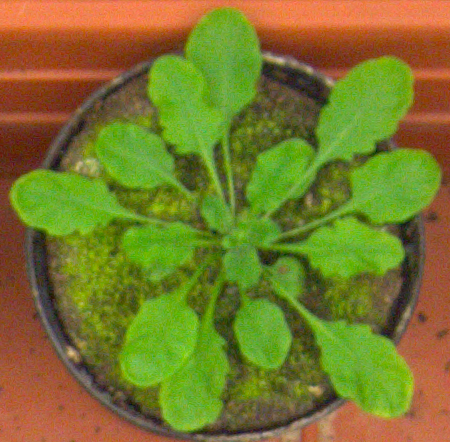
#> input picture ara2012_plant102_rgb.png, 450 x 442 px
$ jupyter execute hw3_input2.ipynb
#> lines starting #> are read from the running program, lines starting #| are printed output that depends on the picture; after the words box and inside, x2 and y2 are one past the last pixel; in counts of white or black regions, pixels touching at a corner belong together
[cell 1]
import cv2
import numpy as np
from matplotlib import pyplot as plt

input = cv2.imread("ara2012_plant102_rgb.png")
#> input is the input picture: shape (442, 450, 3); mean B, G, R 43.5, 120.3, 121.6
inputt2=input.copy()
inputt3=input.copy()

inputEl1=input.copy()
inputEl2=input.copy()
inputEl3=input.copy()

inputReshape = input.reshape((-1, 3))
input2 = np.float32(inputReshape)
criteria = (cv2.TERM_CRITERIA_EPS + cv2.TERM_CRITERIA_MAX_ITER, 10, 1.0)

k = 2
attempts = 10
_, labels, center = cv2.kmeans(input2, k, None, criteria, attempts, cv2.KMEANS_PP_CENTERS)
#> center = [[55.44, 91.37, 169.4], [37.71, 134.3, 98.51]]
center = np.uint8(center)
#> center = [[55, 91, 169], [37, 134, 98]]
res = center[labels.flatten()]
result1 = res.reshape((input.shape))
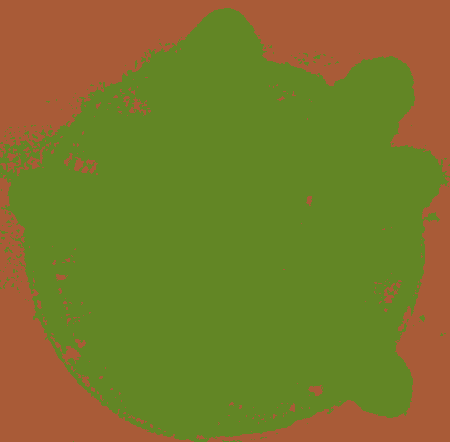
#> result1: shape (442, 450, 3); mean B, G, R 42.9, 120, 121.1

k = 3
_, labels, center = cv2.kmeans(input2, k, None, criteria, attempts, cv2.KMEANS_PP_CENTERS)
#> center = [[37.76, 164.2, 108], [66.05, 105.9, 192.1], [37.39, 79.9, 97.87]]
center = np.uint8(center)
#> center = [[37, 164, 107], [66, 105, 192], [37, 79, 97]]
res = center[labels.flatten()]
result2 = res.reshape((input.shape))
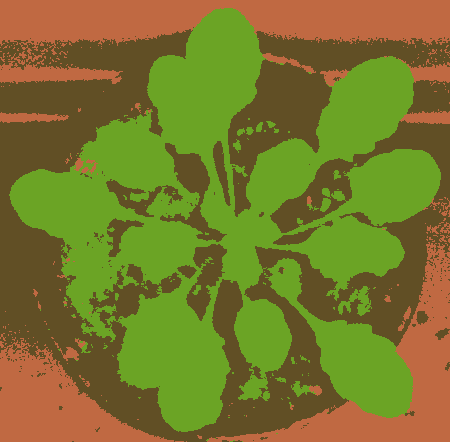
#> result2: shape (442, 450, 3); mean B, G, R 43, 119.7, 120.8

k = 4
_, labels, center = cv2.kmeans(input2, k, None, criteria, attempts, cv2.KMEANS_PP_CENTERS)
#> center = [[46.9, 79.45, 144.3], [37.91, 164.6, 108.2], [74.05, 117.1, 209.9], [34.87, 83.34, 83.15]]
center = np.uint8(center)
#> center = [[46, 79, 144], [37, 164, 108], [74, 117, 209], [34, 83, 83]]
res = center[labels.flatten()]
result3 = res.reshape((input.shape))
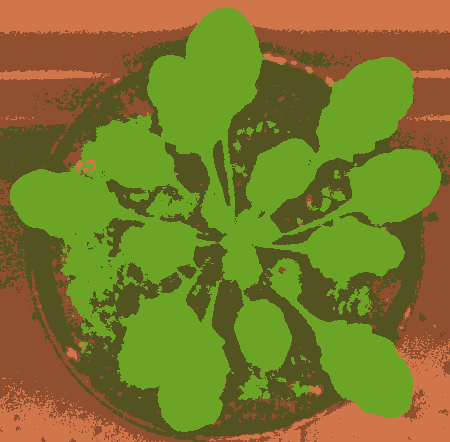
#> result3: shape (442, 450, 3); mean B, G, R 42.7, 119.9, 121.3

k = 5
_, labels, center = cv2.kmeans(input2, k, None, criteria, attempts, cv2.KMEANS_PP_CENTERS)
#> center = [[73.86, 116.4, 209.1], [38.58, 80.51, 82.87], [53.7, 169.2, 111.9], [44.14, 77.37, 145.4], [15.05, 152.2, 102]]
center = np.uint8(center)
#> center = [[73, 116, 209], [38, 80, 82], [53, 169, 111], [44, 77, 145], [15, 152, 101]]
res = center[labels.flatten()]
result4 = res.reshape((input.shape))

result1_red, result1_green, result1_blue = cv2.split(result1)
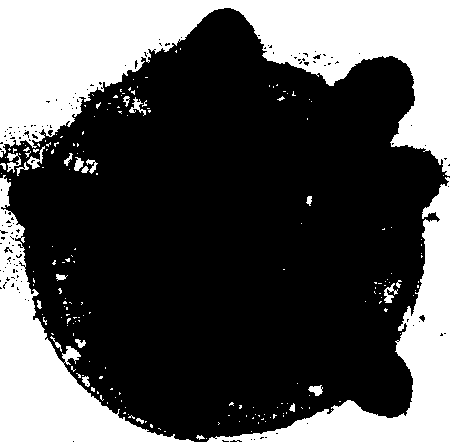
#> result1_red: shape (442, 450); values 37 (black) and 55 (white), 32.5% white; 197 white regions (172 under 20 px), largest, box (x1, y1, x2, y2) and area: (0, 0, 450, 176) 35865, (0, 175, 194, 442) 13752, (207, 177, 450, 442) 13027
result2_red, result2_green, result2_blue = cv2.split(result2)
#> result2_red: shape (442, 450); values 37 (black) and 66 (white), 20.7% white; 240 white regions (212 under 20 px), largest, box (x1, y1, x2, y2) and area: (0, 0, 450, 62) 16428, (207, 242, 450, 442) 10838, (0, 338, 174, 442) 8539
result3_red, result3_green, result3_blue = cv2.split(result3)
result4_red, result4_green, result4_blue = cv2.split(result4)

fig, (ax1, ax2)= plt.subplots(1, 2)
fig.suptitle('K-Means Clustering')
im1=ax1.imshow(result1_blue)
colorbar1=fig.colorbar(im1, ax=ax1, shrink=0.5)
ax1.set_title('K=2')
im2=ax2.imshow(result2_green)
colorbar2=fig.colorbar(im2, ax=ax2, shrink=0.5)
ax2.set_title('K=3')
fig, (ax3, ax4)= plt.subplots(1, 2)
im3=ax3.imshow(result3_green)
colorbar3=fig.colorbar(im3, ax=ax3, shrink=0.5)
ax3.set_title('K=4')
im4=ax4.imshow(result4_blue)
colorbar4=fig.colorbar(im4, ax=ax4, shrink=0.5)
ax4.set_title('K=5')
plt.show()

binaryResult=result3
greenResult = binaryResult[:,:,1]
_, binaryMask=cv2.threshold(greenResult, 0, 255, cv2.THRESH_BINARY+cv2.THRESH_OTSU)
#> binaryMask: shape (442, 450); 41.1% white; 102 white regions (83 under 20 px), largest, box (x1, y1, x2, y2) and area: (10, 7, 441, 432) 72252, (266, 258, 413, 418) 7855, (338, 286, 372, 316) 429

plt.imshow(binaryMask)
plt.colorbar()
plt.title('Binary Mask')
plt.show()

distanceTransform=cv2.distanceTransform(binaryMask, cv2.DIST_L2, 3)

plt.imshow(distanceTransform)
plt.colorbar()
plt.title('Distance Transform')
plt.show()

labImg=cv2.cvtColor(input, cv2.COLOR_BGR2LAB)
#> labImg: shape (442, 450, 3); mean of channels 0, 1, 2 128.2, 119.8, 168.3
lChannel, aChannel, bChannel=cv2.split(labImg)
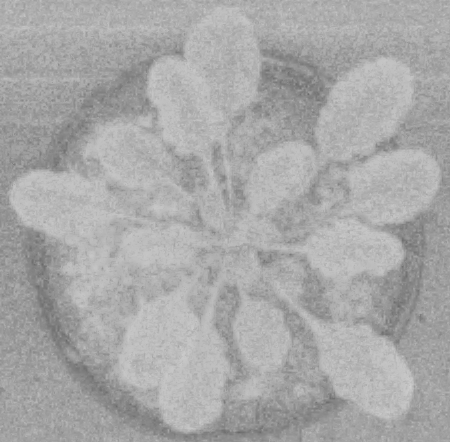
#> bChannel: shape (442, 450); min 104, max 207, mean 168.3

medianFilter=cv2.medianBlur(aChannel, 5)
medianFilter2=medianFilter.copy()
medianFilter3=medianFilter.copy()

fig, (ax1, ax2)= plt.subplots(1, 2)
fig.suptitle('Median Filter')
im1=ax1.imshow(aChannel)
colorbar1=fig.colorbar(im1, ax=ax1, shrink=0.5)
ax1.set_title('Original')
im2=ax2.imshow(medianFilter)
colorbar2=fig.colorbar(im2, ax=ax2, shrink=0.5)
ax2.set_title('Median Filtered')
plt.show()
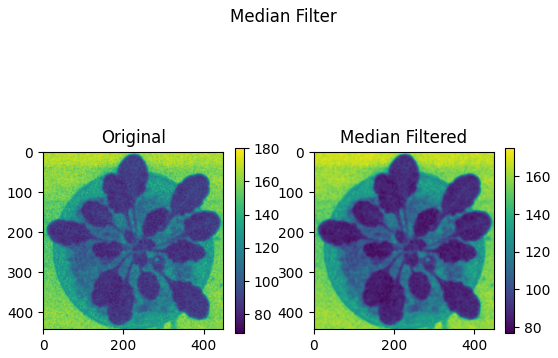
#> figure drawn by matplotlib, 4 panels

circles1=cv2.HoughCircles(medianFilter, cv2.HOUGH_GRADIENT, 1, 0.1*min(input.shape[:2]), param1=40, param2=10, minRadius=20, maxRadius=50)
#> circles1 = 45 rows, first 8: [281.5, 323.5, 49.4], [396.5, 187.5, 47.2], [266.5, 161.5, 49.4], [262.5, 267.5, 49.4], [57.5, 187.5, 48.3], [313.5, 265.5, 49.4], [279.5, 101.5, 47.2], [226.5, 293.5, 40]
circles1=np.uint16(np.around(circles1))
#> circles1 = 45 rows, first 8: [282, 324, 49], [396, 188, 47], [266, 162, 49], [262, 268, 49], [58, 188, 48], [314, 266, 49], [280, 102, 47], [226, 294, 40]

for circle in circles1[0, :]:
    center=(circle[0], circle[1])
    radius=circle[2]
    cv2.circle(input, center, radius, (0, 255, 0), 2)
    cv2.circle(input, center, 2, (0, 0, 255), 3)
#> this loop made 45 passes
#> (center, radius) on passes 1 to 12: ((282, 324), 49), ((396, 188), 47), ((266, 162), 49), ((262, 268), 49), ((58, 188), 48), ((314, 266), 49), ((280, 102), 47), ((226, 294), 40), ((130, 148), 35), ((306, 188), 47), ((206, 156), 48), ((358, 266), 48)
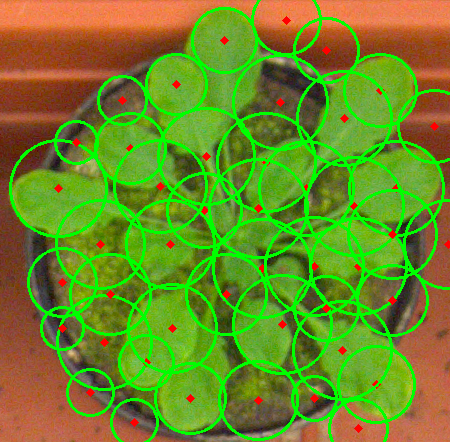
#> input: shape (442, 450, 3); 15.41% of pixels changed, all inside (x1, y1, x2, y2) = (9, 0, 450, 442)

input=cv2.cvtColor(input, cv2.COLOR_BGR2RGB)

circles2=cv2.HoughCircles(medianFilter2, cv2.HOUGH_GRADIENT, 1, 0.1*min(input.shape[:2]), param1=80, param2=10, minRadius=20, maxRadius=50)
#> circles2 = 13 rows, first 8: [406.5, 178.5, 34.2], [365.5, 386.5, 47.9], [224.5, 39.5, 31.5], [189.5, 400.5, 31.8], [382.5, 88.5, 33.8], [49.5, 196.5, 37.1], [169.5, 82.5, 27.9], [271.5, 344.5, 42]
circles2=np.uint16(np.around(circles2))
#> circles2 = 13 rows, first 8: [406, 178, 34], [366, 386, 48], [224, 40, 32], [190, 400, 32], [382, 88, 34], [50, 196, 37], [170, 82, 28], [272, 344, 42]

for circle in circles2[0, :]:
    center=(circle[0], circle[1])
    radius=circle[2]
    cv2.circle(inputt2, center, radius, (0, 255, 0), 2)
    cv2.circle(inputt2, center, 2, (0, 0, 255), 3)
#> this loop made 13 passes
#> (center, radius) on passes 1 to 12: ((406, 178), 34), ((366, 386), 48), ((224, 40), 32), ((190, 400), 32), ((382, 88), 34), ((50, 196), 37), ((170, 82), 28), ((272, 344), 42), ((328, 294), 25), ((280, 176), 31), ((126, 94), 22), ((116, 144), 21)
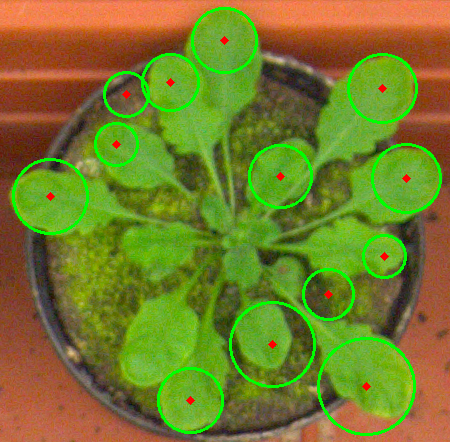
#> inputt2: shape (442, 450, 3); mean B, G, R 41.8, 124.8, 117.7

inputt2=cv2.cvtColor(inputt2, cv2.COLOR_BGR2RGB)

circles3=cv2.HoughCircles(medianFilter3, cv2.HOUGH_GRADIENT, 1, 0.1*min(input.shape[:2]), param1=80, param2=15, minRadius=20, maxRadius=50)
#> circles3 = [[409.5, 176.5, 30.8], [382.5, 88.5, 33.8], [368.5, 385.5, 44.9], [223.5, 45.5, 36.2], [40.5, 203.5, 34.7], [189.5, 403.5, 28.6], [170.5, 84.5, 29.9]]
circles3=np.uint16(np.around(circles3))
#> circles3 = [[410, 176, 31], [382, 88, 34], [368, 386, 45], [224, 46, 36], [40, 204, 35], [190, 404, 29], [170, 84, 30]]

for circle in circles3[0, :]:
    center=(circle[0], circle[1])
    radius=circle[2]
    cv2.circle(inputt3, center, radius, (0, 255, 0), 2)
    cv2.circle(inputt3, center, 2, (0, 0, 255), 3)
#> this loop made 7 passes
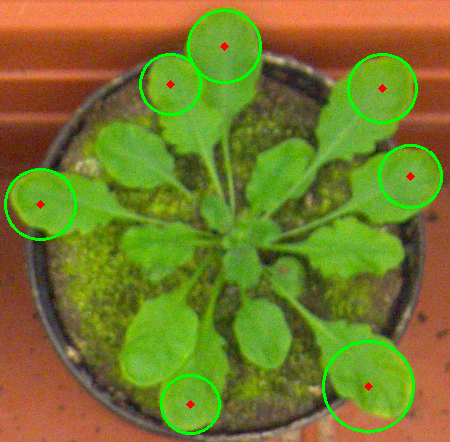
#> inputt3: shape (442, 450, 3); mean B, G, R 42.4, 122.8, 119.1

inputt3=cv2.cvtColor(inputt3, cv2.COLOR_BGR2RGB)

fig, (ax1, ax2, ax3)= plt.subplots(1, 3)

im1=ax1.imshow(input)
ax1.set_title('p1=40,p2=10')

im2=ax2.imshow(inputt2)
ax2.set_title('p1=80,p2=10')

im3=ax3.imshow(inputt3)
ax3.set_title('p1=40,p2=15')

plt.subplots_adjust(wspace=0.5)

plt.show()

[cell 2]
vCircles1=[]
vCircles2=[]
vCircles3=[]

for circle in circles1[0]:
    x=circle[0]
    y=circle[1]
    if binaryMask[y, x]==255:
        vCircles1.append(circle)
#> this loop made 45 passes
#> (circle, x, y) on passes 1 to 12: ([282, 324, 49], 282, 324), ([396, 188, 47], 396, 188), ([266, 162, 49], 266, 162), ([262, 268, 49], 262, 268), ([58, 188, 48], 58, 188), ([314, 266, 49], 314, 266), ([280, 102, 47], 280, 102), ([226, 294, 40], 226, 294), ([130, 148, 35], 130, 148), ([306, 188, 47], 306, 188), ([206, 156, 48], 206, 156), ([358, 266, 48], 358, 266)
#> after the loop, vCircles1 = 23 items, first 6: [282, 324, 49], [396, 188, 47], [266, 162, 49], [58, 188, 48], [314, 266, 49], [130, 148, 35]

for circle in circles2[0]:
    x=circle[0]
    y=circle[1]
    if binaryMask[y, x]==255:
        vCircles2.append(circle)
#> this loop made 13 passes
#> (circle, x, y) on passes 1 to 12: ([406, 178, 34], 406, 178), ([366, 386, 48], 366, 386), ([224, 40, 32], 224, 40), ([190, 400, 32], 190, 400), ([382, 88, 34], 382, 88), ([50, 196, 37], 50, 196), ([170, 82, 28], 170, 82), ([272, 344, 42], 272, 344), ([328, 294, 25], 328, 294), ([280, 176, 31], 280, 176), ([126, 94, 22], 126, 94), ([116, 144, 21], 116, 144)
#> after the loop, vCircles2 = [[406, 178, 34], [366, 386, 48], [224, 40, 32], [190, 400, 32], [382, 88, 34], [50, 196, 37], [170, 82, 28], [272, 344, 42], [328, 294, 25], [280, 176, 31], [116, 144, 21], [384, 256, 21]]

for circle in circles3[0]:
    x=circle[0]
    y=circle[1]
    if binaryMask[y, x]==255:
        vCircles3.append(circle)
#> this loop made 7 passes
#> (circle, x, y) on passes 1 to 7: ([410, 176, 31], 410, 176), ([382, 88, 34], 382, 88), ([368, 386, 45], 368, 386), ([224, 46, 36], 224, 46), ([40, 204, 35], 40, 204), ([190, 404, 29], 190, 404), ([170, 84, 30], 170, 84)
#> after the loop, vCircles3 has the same summary as circles3

for circle in vCircles1:
    center=(circle[0], circle[1])
    radius=circle[2]
    cv2.circle(inputEl1, center, radius, (0, 255, 0), 2)
    cv2.circle(inputEl1, center, 2, (0, 0, 255), 3)
#> this loop made 23 passes
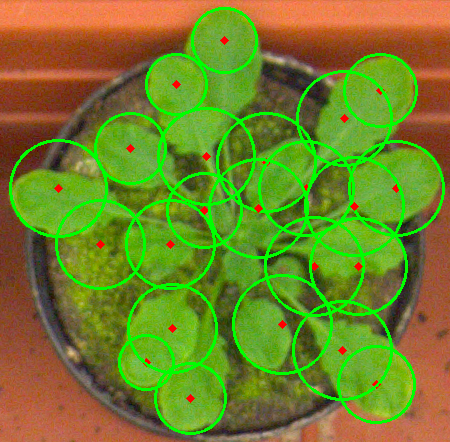
#> inputEl1: shape (442, 450, 3); mean B, G, R 40.2, 130.6, 113.4

for circle in vCircles2:
    center=(circle[0], circle[1])
    radius=circle[2]
    cv2.circle(inputEl2, center, radius, (0, 255, 0), 2)
    cv2.circle(inputEl2, center, 2, (0, 0, 255), 3)
#> this loop made 12 passes

for circle in vCircles3:
    center=(circle[0], circle[1])
    radius=circle[2]
    cv2.circle(inputEl3, center, radius, (0, 255, 0), 2)
    cv2.circle(inputEl3, center, 2, (0, 0, 255), 3)

inputEl1=cv2.cvtColor(inputEl1, cv2.COLOR_BGR2RGB)
inputEl2=cv2.cvtColor(inputEl2, cv2.COLOR_BGR2RGB)
inputEl3=cv2.cvtColor(inputEl3, cv2.COLOR_BGR2RGB)

fig,(ax1, ax2, ax3)=plt.subplots(1, 3)

im1=ax1.imshow(inputEl1)
ax1.set_title('p1=40,p2=10')

im2=ax2.imshow(inputEl2)
ax2.set_title('p1=80,p2=10')

im3=ax3.imshow(inputEl3)
ax3.set_title('p1=40,p2=15')

plt.subplots_adjust(wspace=0.5)
plt.show()

$ run again, with ara2012_plant067_rgb.png copied over ara2012_plant102_rgb.png
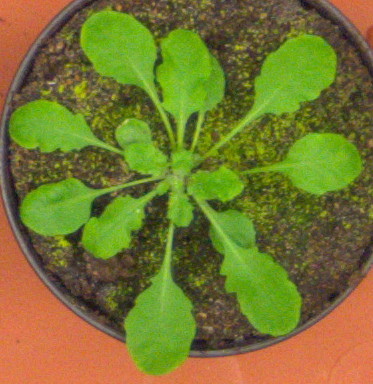
#> input picture ara2012_plant067_rgb.png, 373 x 384 px
#> input is the input picture: shape (384, 373, 3); mean B, G, R 47.9, 118.4, 118.5
#> `_, labels, center = cv2.kmeans(input2, k, None, criteria, attempts, cv..`: center = [[42.15, 81.09, 82.96], [52.52, 148, 146.8]]
#> `center = np.uint8(center)`: center = [[42, 81, 82], [52, 147, 146]]
#> `_, labels, center = cv2.kmeans(input2, k, None, criteria, attempts, cv..`: center = [[74.3, 115.4, 208.4], [38.89, 165.8, 113.9], [44.15, 80.57, 84.04]]
#> `center = np.uint8(center)`: center = [[74, 115, 208], [38, 165, 113], [44, 80, 84]]
#> `_, labels, center = cv2.kmeans(input2, k, None, criteria, attempts, cv..`: center = [[61.04, 101.5, 108.5], [73.24, 115.5, 211.8], [35.99, 72.1, 73], [37.29, 169, 113.6]]
#> `center = np.uint8(center)`: center = [[61, 101, 108], [73, 115, 211], [35, 72, 73], [37, 169, 113]]
#> `_, labels, center = cv2.kmeans(input2, k, None, criteria, attempts, cv..`: center = [[63.44, 99.25, 108.3], [36.36, 71.15, 72.45], [73.17, 115.4, 211.9], [15.59, 156.7, 105.1], [53.95, 174.4, 119.6]]
#> `center = np.uint8(center)`: center = [[63, 99, 108], [36, 71, 72], [73, 115, 211], [15, 156, 105], [53, 174, 119]]
#> result1_red: shape (384, 373); values 42 (black) and 52 (white), 55.8% white; 111 black regions (101 under 20 px), largest, box (x1, y1, x2, y2) and area: (0, 0, 373, 358) 61445, (89, 179, 165, 221) 880, (183, 111, 199, 151) 365
#> binaryMask: shape (384, 373); 33.9% white; 133 white regions (114 under 20 px), largest, box (x1, y1, x2, y2) and area: (10, 7, 364, 376) 46838, (72, 81, 88, 101) 183, (239, 198, 268, 222) 162
#> labImg: shape (384, 373, 3); mean of channels 0, 1, 2 125.1, 119.5, 164.5
#> `circles1=cv2.HoughCircles(medianFilter, cv2.HOUGH_GRADIENT, 1, 0.1*min..`: circles1 = 38 rows, first 8: [322.5, 147.5, 44.9], [128.5, 146.5, 48.3], [109.5, 54.5, 45], [203.5, 96.5, 49.4], [146.5, 327.5, 49.4], [295.5, 76.5, 47.2], [176.5, 241.5, 49.4], [204.5, 161.5, 44.9]
#> `circles1=np.uint16(np.around(circles1))`: circles1 = 38 rows, first 8: [322, 148, 45], [128, 146, 48], [110, 54, 45], [204, 96, 49], [146, 328, 49], [296, 76, 47], [176, 242, 49], [204, 162, 45]
#> the loop `for circle in circles1[0, :]:` made 38 passes
#> after the loop `for circle in circles1[0, :]:`:
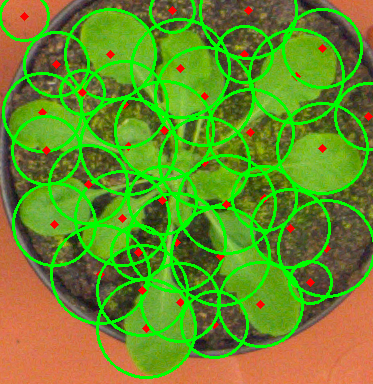
#> input: shape (384, 373, 3); 18.33% of pixels changed, all inside (x1, y1, x2, y2) = (0, 0, 373, 379)
#> `circles2=cv2.HoughCircles(medianFilter2, cv2.HOUGH_GRADIENT, 1, 0.1*mi..`: circles2 = 22 rows, first 8: [168.5, 333.5, 44.9], [308.5, 64.5, 29.9], [31.5, 125.5, 23.6], [329.5, 161.5, 29.3], [127.5, 229.5, 47.1], [279.5, 287.5, 48.3], [55.5, 188.5, 48.3], [182.5, 49.5, 22.1]
#> `circles2=np.uint16(np.around(circles2))`: circles2 = 22 rows, first 8: [168, 334, 45], [308, 64, 30], [32, 126, 24], [330, 162, 29], [128, 230, 47], [280, 288, 48], [56, 188, 48], [182, 50, 22]
#> the loop `for circle in circles2[0, :]:` made 22 passes
#> `circles3=cv2.HoughCircles(medianFilter3, cv2.HOUGH_GRADIENT, 1, 0.1*mi..`: circles3 = [[151.5, 331.5, 43.8], [273.5, 308.5, 27.9], [54.5, 200.5, 37.7], [111.5, 37.5, 31.9], [117.5, 218.5, 27.5], [32.5, 126.5, 25.1], [329.5, 156.5, 34.4], [309.5, 61.5, 28.1], [232.5, 231.5, 24.3]]
#> `circles3=np.uint16(np.around(circles3))`: circles3 = [[152, 332, 44], [274, 308, 28], [54, 200, 38], [112, 38, 32], [118, 218, 28], [32, 126, 25], [330, 156, 34], [310, 62, 28], [232, 232, 24]]
#> the loop `for circle in circles3[0, :]:` made 9 passes
#> the loop `for circle in circles1[0]:` made 38 passes
#> (circle, x, y) on passes 1 to 8: ([322, 148, 45], 322, 148), ([128, 146, 48], 128, 146), ([110, 54, 45], 110, 54), ([204, 96, 49], 204, 96), ([146, 328, 49], 146, 328), ([296, 76, 47], 296, 76), ([176, 242, 49], 176, 242), ([204, 162, 45], 204, 162)
#> after the loop `for circle in circles1[0]:`: vCircles1 = [[322, 148, 45], [128, 146, 48], [110, 54, 45], [204, 96, 49], [146, 328, 49], [296, 76, 47], [122, 218, 47], [260, 304, 42], [42, 112, 39], [54, 224, 41], [180, 68, 49], [322, 48, 39], [180, 302, 39], [46, 150, 34], [82, 92, 22]]
#> the loop `for circle in circles2[0]:` made 22 passes
#> (circle, x, y) on passes 1 to 8: ([168, 334, 45], 168, 334), ([308, 64, 30], 308, 64), ([32, 126, 24], 32, 126), ([330, 162, 29], 330, 162), ([128, 230, 47], 128, 230), ([280, 288, 48], 280, 288), ([56, 188, 48], 56, 188), ([182, 50, 22], 182, 50)
#> after the loop `for circle in circles2[0]:`: vCircles2 = [[168, 334, 45], [308, 64, 30], [32, 126, 24], [330, 162, 29], [128, 230, 47], [280, 288, 48], [56, 188, 48], [182, 50, 22], [114, 44, 33], [232, 232, 22], [218, 180, 23]]
#> the loop `for circle in circles3[0]:` made 9 passes
#> (circle, x, y) on passes 1 to 8: ([152, 332, 44], 152, 332), ([274, 308, 28], 274, 308), ([54, 200, 38], 54, 200), ([112, 38, 32], 112, 38), ([118, 218, 28], 118, 218), ([32, 126, 25], 32, 126), ([330, 156, 34], 330, 156), ([310, 62, 28], 310, 62)
#> after the loop `for circle in circles3[0]:`: vCircles3 has the same summary as circles3
#> the loop `for circle in vCircles1:` made 15 passes
#> the loop `for circle in vCircles2:` made 11 passes
#> after the loop `for circle in vCircles2:`:
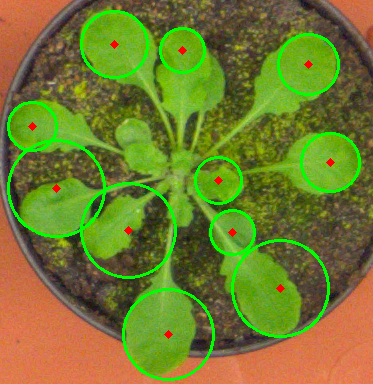
#> inputEl2: shape (384, 373, 3); mean B, G, R 45.8, 124.1, 113.9
#> the loop `for circle in vCircles3:` made 9 passes
